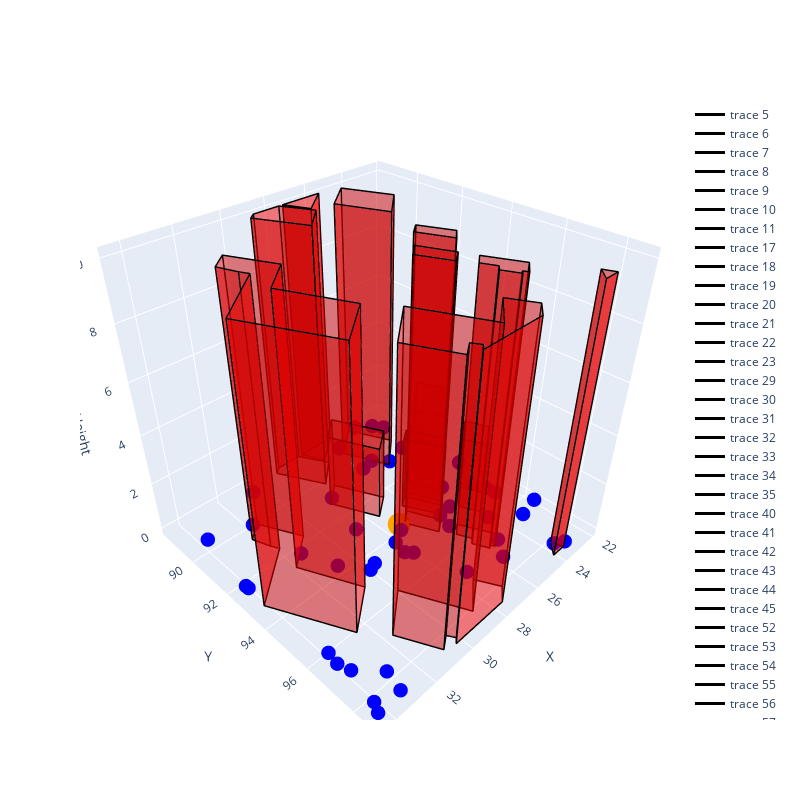

Notebook source saved alongside this figure:
### Code cell
# plot dp

initial_plot(delivary_locations=delivary_loc, obstacles=obstacles, dp=initial_dp)

### Figure 1 — Plotly figure (JSON) as saved in the notebook; plotly's stock layout.template omitted (floating-point values rounded to 4 significant figures)
{"data": [{"color": "red", "i": [0, 0], "j": [1, 2], "k": [2, 3], "opacity": 0.5, "type": "mesh3d", "x": [27.81, 28.74, 28.74, 27.81], "y": [90.75, 91.42, 91.42, 90.75], "z": [0, 0, 3, 3]}, {"color": "red", "i": [0, 0], "j": [1, 2], "k": [2, 3], "opacity": 0.5, "type": "mesh3d", "x": [28.74, 27.8, 27.8, 28.74], "y": [91.42, 93.15, 93.15, 91.42], "z": [0, 0, 3, 3]}, {"color": "red", "i": [0, 0], "j": [1, 2], "k": [2, 3], "opacity": 0.5, "type": "mesh3d", "x": [27.8, 26.81, 26.81, 27.8], "y": [93.15, 92.53, 92.53, 93.15], "z": [0, 0, 3, 3]}, {"color": "red", "i": [0, 0], "j": [1, 2], "k": [2, 3], "opacity": 0.5, "type": "mesh3d", "x": [26.81, 27.81, 27.81, 26.81], "y": [92.53, 90.75, 90.75, 92.53], "z": [0, 0, 3, 3]}, {"color": "red", "i": [0, 0], "j": [1, 2], "k": [2, 3], "opacity": 0.5, "type": "mesh3d", "x": [27.81, 27.81, 27.81, 27.81], "y": [90.75, 90.75, 90.75, 90.75], "z": [0, 0, 3, 3]}, {"line": {"color": "black", "width": 3}, "mode": "lines", "type": "scatter3d", "x": [27.81, 28.74, 27.8, 26.81, 27.81, 27.81], "y": [90.75, 91.42, 93.15, 92.53, 90.75, 90.75], "z": [3, 3, 3, 3, 3, 3]}, {"line": {"color": "black", "width": 3}, "mode": "lines", "type": "scatter3d", "x": [27.81, 28.74, 27.8, 26.81, 27.81, 27.81], "y": [90.75, 91.42, 93.15, 92.53, 90.75, 90.75], "z": [0, 0, 0, 0, 0, 0]}, {"line": {"color": "black", "width": 3}, "mode": "lines", "type": "scatter3d", "x": [27.81, 27.81, 28.74, 28.74, 27.81], "y": [90.75, 90.75, 91.42, 91.42, 90.75], "z": [0, 3, 3, 0, 0]}, {"line": {"color": "black", "width": 3}, "mode": "lines", "type": "scatter3d", "x": [28.74, 28.74, 27.8, 27.8, 28.74], "y": [91.42, 91.42, 93.15, 93.15, 91.42], "z": [0, 3, 3, 0, 0]}, {"line": {"color": "black", "width": 3}, "mode": "lines", "type": "scatter3d", "x": [27.8, 27.8, 26.81, 26.81, 27.8], "y": [93.15, 93.15, 92.53, 92.53, 93.15], "z": [0, 3, 3, 0, 0]}, {"line": {"color": "black", "width": 3}, "mode": "lines", "type": "scatter3d", "x": [26.81, 26.81, 27.81, 27.81, 26.81], "y": [92.53, 92.53, 90.75, 90.75, 92.53], "z": [0, 3, 3, 0, 0]}, {"line": {"color": "black", "width": 3}, "mode": "lines", "type": "scatter3d", "x": [27.81, 27.81, 27.81, 27.81, 27.81], "y": [90.75, 90.75, 90.75, 90.75, 90.75], "z": [0, 3, 3, 0, 0]}, {"color": "red", "i": [0, 0], "j": [1, 2], "k": [2, 3], "opacity": 0.5, "type": "mesh3d", "x": [23.11, 24.81, 24.81, 23.11], "y": [91.25, 92.4, 92.4, 91.25], "z": [0, 0, 3, 3]}, {"color": "red", "i": [0, 0], "j": [1, 2], "k": [2, 3], "opacity": 0.5, "type": "mesh3d", "x": [24.81, 24.21, 24.21, 24.81], "y": [92.4, 93.45, 93.45, 92.4], "z": [0, 0, 3, 3]}, {"color": "red", "i": [0, 0], "j": [1, 2], "k": [2, 3], "opacity": 0.5, "type": "mesh3d", "x": [24.21, 22.51, 22.51, 24.21], "y": [93.45, 92.35, 92.35, 93.45], "z": [0, 0, 3, 3]}, {"color": "red", "i": [0, 0], "j": [1, 2], "k": [2, 3], "opacity": 0.5, "type": "mesh3d", "x": [22.51, 23.11, 23.11, 22.51], "y": [92.35, 91.25, 91.25, 92.35], "z": [0, 0, 3, 3]}, {"color": "red", "i": [0, 0], "j": [1, 2], "k": [2, 3], "opacity": 0.5, "type": "mesh3d", "x": [23.11, 23.11, 23.11, 23.11], "y": [91.25, 91.25, 91.25, 91.25], "z": [0, 0, 3, 3]}, {"line": {"color": "black", "width": 3}, "mode": "lines", "type": "scatter3d", "x": [23.11, 24.81, 24.21, 22.51, 23.11, 23.11], "y": [91.25, 92.4, 93.45, 92.35, 91.25, 91.25], "z": [3, 3, 3, 3, 3, 3]}, {"line": {"color": "black", "width": 3}, "mode": "lines", "type": "scatter3d", "x": [23.11, 24.81, 24.21, 22.51, 23.11, 23.11], "y": [91.25, 92.4, 93.45, 92.35, 91.25, 91.25], "z": [0, 0, 0, 0, 0, 0]}, {"line": {"color": "black", "width": 3}, "mode": "lines", "type": "scatter3d", "x": [23.11, 23.11, 24.81, 24.81, 23.11], "y": [91.25, 91.25, 92.4, 92.4, 91.25], "z": [0, 3, 3, 0, 0]}, {"line": {"color": "black", "width": 3}, "mode": "lines", "type": "scatter3d", "x": [24.81, 24.81, 24.21, 24.21, 24.81], "y": [92.4, 92.4, 93.45, 93.45, 92.4], "z": [0, 3, 3, 0, 0]}, {"line": {"color": "black", "width": 3}, "mode": "lines", "type": "scatter3d", "x": [24.21, 24.21, 22.51, 22.51, 24.21], "y": [93.45, 93.45, 92.35, 92.35, 93.45], "z": [0, 3, 3, 0, 0]}, {"line": {"color": "black", "width": 3}, "mode": "lines", "type": "scatter3d", "x": [22.51, 22.51, 23.11, 23.11, 22.51], "y": [92.35, 92.35, 91.25, 91.25, 92.35], "z": [0, 3, 3, 0, 0]}, {"line": {"color": "black", "width": 3}, "mode": "lines", "type": "scatter3d", "x": [23.11, 23.11, 23.11, 23.11, 23.11], "y": [91.25, 91.25, 91.25, 91.25, 91.25], "z": [0, 3, 3, 0, 0]}, {"color": "red", "i": [0, 0], "j": [1, 2], "k": [2, 3], "opacity": 0.5, "type": "mesh3d", "x": [24.55, 25.96, 25.96, 24.55], "y": [88.6, 89.55, 89.55, 88.6], "z": [0, 0, 10, 10]}, {"color": "red", "i": [0, 0], "j": [1, 2], "k": [2, 3], "opacity": 0.5, "type": "mesh3d", "x": [25.96, 25.01, 25.01, 25.96], "y": [89.55, 91.35, 91.35, 89.55], "z": [0, 0, 10, 10]}, {"color": "red", "i": [0, 0], "j": [1, 2], "k": [2, 3], "opacity": 0.5, "type": "mesh3d", "x": [25.01, 23.61, 23.61, 25.01], "y": [91.35, 90.32, 90.32, 91.35], "z": [0, 0, 10, 10]}, {"color": "red", "i": [0, 0], "j": [1, 2], "k": [2, 3], "opacity": 0.5, "type": "mesh3d", "x": [23.61, 24.55, 24.55, 23.61], "y": [90.32, 88.6, 88.6, 90.32], "z": [0, 0, 10, 10]}, {"color": "red", "i": [0, 0], "j": [1, 2], "k": [2, 3], "opacity": 0.5, "type": "mesh3d", "x": [24.55, 24.55, 24.55, 24.55], "y": [88.6, 88.6, 88.6, 88.6], "z": [0, 0, 10, 10]}, {"line": {"color": "black", "width": 3}, "mode": "lines", "type": "scatter3d", "x": [24.55, 25.96, 25.01, 23.61, 24.55, 24.55], "y": [88.6, 89.55, 91.35, 90.32, 88.6, 88.6], "z": [10, 10, 10, 10, 10, 10]}, {"line": {"color": "black", "width": 3}, "mode": "lines", "type": "scatter3d", "x": [24.55, 25.96, 25.01, 23.61, 24.55, 24.55], "y": [88.6, 89.55, 91.35, 90.32, 88.6, 88.6], "z": [0, 0, 0, 0, 0, 0]}, {"line": {"color": "black", "width": 3}, "mode": "lines", "type": "scatter3d", "x": [24.55, 24.55, 25.96, 25.96, 24.55], "y": [88.6, 88.6, 89.55, 89.55, 88.6], "z": [0, 10, 10, 0, 0]}, {"line": {"color": "black", "width": 3}, "mode": "lines", "type": "scatter3d", "x": [25.96, 25.96, 25.01, 25.01, 25.96], "y": [89.55, 89.55, 91.35, 91.35, 89.55], "z": [0, 10, 10, 0, 0]}, {"line": {"color": "black", "width": 3}, "mode": "lines", "type": "scatter3d", "x": [25.01, 25.01, 23.61, 23.61, 25.01], "y": [91.35, 91.35, 90.32, 90.32, 91.35], "z": [0, 10, 10, 0, 0]}, {"line": {"color": "black", "width": 3}, "mode": "lines", "type": "scatter3d", "x": [23.61, 23.61, 24.55, 24.55, 23.61], "y": [90.32, 90.32, 88.6, 88.6, 90.32], "z": [0, 10, 10, 0, 0]}, {"line": {"color": "black", "width": 3}, "mode": "lines", "type": "scatter3d", "x": [24.55, 24.55, 24.55, 24.55, 24.55], "y": [88.6, 88.6, 88.6, 88.6, 88.6], "z": [0, 10, 10, 0, 0]}, {"color": "red", "i": [0, 0], "j": [1, 2], "k": [2, 3], "opacity": 0.5, "type": "mesh3d", "x": [25.6, 27.42, 27.42, 25.6], "y": [88.45, 88.45, 88.45, 88.45], "z": [0, 0, 10, 10]}, {"color": "red", "i": [0, 0], "j": [1, 2], "k": [2, 3], "opacity": 0.5, "type": "mesh3d", "x": [27.42, 26.92, 26.92, 27.42], "y": [88.45, 89.35, 89.35, 88.45], "z": [0, 0, 10, 10]}, {"color": "red", "i": [0, 0], "j": [1, 2], "k": [2, 3], "opacity": 0.5, "type": "mesh3d", "x": [26.92, 25.6, 25.6, 26.92], "y": [89.35, 88.45, 88.45, 89.35], "z": [0, 0, 10, 10]}, {"color": "red", "i": [0, 0], "j": [1, 2], "k": [2, 3], "opacity": 0.5, "type": "mesh3d", "x": [25.6, 25.6, 25.6, 25.6], "y": [88.45, 88.45, 88.45, 88.45], "z": [0, 0, 10, 10]}, {"line": {"color": "black", "width": 3}, "mode": "lines", "type": "scatter3d", "x": [25.6, 27.42, 26.92, 25.6, 25.6], "y": [88.45, 88.45, 89.35, 88.45, 88.45], "z": [10, 10, 10, 10, 10]}, {"line": {"color": "black", "width": 3}, "mode": "lines", "type": "scatter3d", "x": [25.6, 27.42, 26.92, 25.6, 25.6], "y": [88.45, 88.45, 89.35, 88.45, 88.45], "z": [0, 0, 0, 0, 0]}, {"line": {"color": "black", "width": 3}, "mode": "lines", "type": "scatter3d", "x": [25.6, 25.6, 27.42, 27.42, 25.6], "y": [88.45, 88.45, 88.45, 88.45, 88.45], "z": [0, 10, 10, 0, 0]}, {"line": {"color": "black", "width": 3}, "mode": "lines", "type": "scatter3d", "x": [27.42, 27.42, 26.92, 26.92, 27.42], "y": [88.45, 88.45, 89.35, 89.35, 88.45], "z": [0, 10, 10, 0, 0]}, {"line": {"color": "black", "width": 3}, "mode": "lines", "type": "scatter3d", "x": [26.92, 26.92, 25.6, 25.6, 26.92], "y": [89.35, 89.35, 88.45, 88.45, 89.35], "z": [0, 10, 10, 0, 0]}, {"line": {"color": "black", "width": 3}, "mode": "lines", "type": "scatter3d", "x": [25.6, 25.6, 25.6, 25.6, 25.6], "y": [88.45, 88.45, 88.45, 88.45, 88.45], "z": [0, 10, 10, 0, 0]}, {"color": "red", "i": [0, 0], "j": [1, 2], "k": [2, 3], "opacity": 0.5, "type": "mesh3d", "x": [27.61, 28.81, 28.81, 27.61], "y": [88.45, 88.45, 88.45, 88.45], "z": [0, 0, 10, 10]}, {"color": "red", "i": [0, 0], "j": [1, 2], "k": [2, 3], "opacity": 0.5, "type": "mesh3d", "x": [28.81, 29.12, 29.12, 28.81], "y": [88.45, 88.66, 88.66, 88.45], "z": [0, 0, 10, 10]}, {"color": "red", "i": [0, 0], "j": [1, 2], "k": [2, 3], "opacity": 0.5, "type": "mesh3d", "x": [29.12, 28.02, 28.02, 29.12], "y": [88.66, 90.45, 90.45, 88.66], "z": [0, 0, 10, 10]}, {"color": "red", "i": [0, 0], "j": [1, 2], "k": [2, 3], "opacity": 0.5, "type": "mesh3d", "x": [28.02, 26.9, 26.9, 28.02], "y": [90.45, 89.57, 89.57, 90.45], "z": [0, 0, 10, 10]}, {"color": "red", "i": [0, 0], "j": [1, 2], "k": [2, 3], "opacity": 0.5, "type": "mesh3d", "x": [26.9, 27.61, 27.61, 26.9], "y": [89.57, 88.45, 88.45, 89.57], "z": [0, 0, 10, 10]}, {"color": "red", "i": [0, 0], "j": [1, 2], "k": [2, 3], "opacity": 0.5, "type": "mesh3d", "x": [27.61, 27.61, 27.61, 27.61], "y": [88.45, 88.45, 88.45, 88.45], "z": [0, 0, 10, 10]}, {"line": {"color": "black", "width": 3}, "mode": "lines", "type": "scatter3d", "x": [27.61, 28.81, 29.12, 28.02, 26.9, 27.61, 27.61], "y": [88.45, 88.45, 88.66, 90.45, 89.57, 88.45, 88.45], "z": [10, 10, 10, 10, 10, 10, 10]}, {"line": {"color": "black", "width": 3}, "mode": "lines", "type": "scatter3d", "x": [27.61, 28.81, 29.12, 28.02, 26.9, 27.61, 27.61], "y": [88.45, 88.45, 88.66, 90.45, 89.57, 88.45, 88.45], "z": [0, 0, 0, 0, 0, 0, 0]}, {"line": {"color": "black", "width": 3}, "mode": "lines", "type": "scatter3d", "x": [27.61, 27.61, 28.81, 28.81, 27.61], "y": [88.45, 88.45, 88.45, 88.45, 88.45], "z": [0, 10, 10, 0, 0]}, {"line": {"color": "black", "width": 3}, "mode": "lines", "type": "scatter3d", "x": [28.81, 28.81, 29.12, 29.12, 28.81], "y": [88.45, 88.45, 88.66, 88.66, 88.45], "z": [0, 10, 10, 0, 0]}, {"line": {"color": "black", "width": 3}, "mode": "lines", "type": "scatter3d", "x": [29.12, 29.12, 28.02, 28.02, 29.12], "y": [88.66, 88.66, 90.45, 90.45, 88.66], "z": [0, 10, 10, 0, 0]}, {"line": {"color": "black", "width": 3}, "mode": "lines", "type": "scatter3d", "x": [28.02, 28.02, 26.9, 26.9, 28.02], "y": [90.45, 90.45, 89.57, 89.57, 90.45], "z": [0, 10, 10, 0, 0]}, {"line": {"color": "black", "width": 3}, "mode": "lines", "type": "scatter3d", "x": [26.9, 26.9, 27.61, 27.61, 26.9], "y": [89.57, 89.57, 88.45, 88.45, 89.57], "z": [0, 10, 10, 0, 0]}, {"line": {"color": "black", "width": 3}, "mode": "lines", "type": "scatter3d", "x": [27.61, 27.61, 27.61, 27.61, 27.61], "y": [88.45, 88.45, 88.45, 88.45, 88.45], "z": [0, 10, 10, 0, 0]}, {"color": "red", "i": [0, 0], "j": [1, 2], "k": [2, 3], "opacity": 0.5, "type": "mesh3d", "x": [25.33, 25.86, 25.86, 25.33], "y": [92.62, 92.95, 92.95, 92.62], "z": [0, 0, 10, 10]}, {"color": "red", "i": [0, 0], "j": [1, 2], "k": [2, 3], "opacity": 0.5, "type": "mesh3d", "x": [25.86, 25.21, 25.21, 25.86], "y": [92.95, 94.15, 94.15, 92.95], "z": [0, 0, 10, 10]}, {"color": "red", "i": [0, 0], "j": [1, 2], "k": [2, 3], "opacity": 0.5, "type": "mesh3d", "x": [25.21, 24.69, 24.69, 25.21], "y": [94.15, 93.78, 93.78, 94.15], "z": [0, 0, 10, 10]}, {"color": "red", "i": [0, 0], "j": [1, 2], "k": [2, 3], "opacity": 0.5, "type": "mesh3d", "x": [24.69, 25.33, 25.33, 24.69], "y": [93.78, 92.63, 92.63, 93.78], "z": [0, 0, 10, 10]}, {"color": "red", "i": [0, 0], "j": [1, 2], "k": [2, 3], "opacity": 0.5, "type": "mesh3d", "x": [25.33, 25.33, 25.33, 25.33], "y": [92.63, 92.62, 92.62, 92.63], "z": [0, 0, 10, 10]}, {"line": {"color": "black", "width": 3}, "mode": "lines", "type": "scatter3d", "x": [25.33, 25.86, 25.21, 24.69, 25.33, 25.33], "y": [92.62, 92.95, 94.15, 93.78, 92.63, 92.62], "z": [10, 10, 10, 10, 10, 10]}, {"line": {"color": "black", "width": 3}, "mode": "lines", "type": "scatter3d", "x": [25.33, 25.86, 25.21, 24.69, 25.33, 25.33], "y": [92.62, 92.95, 94.15, 93.78, 92.63, 92.62], "z": [0, 0, 0, 0, 0, 0]}, {"line": {"color": "black", "width": 3}, "mode": "lines", "type": "scatter3d", "x": [25.33, 25.33, 25.86, 25.86, 25.33], "y": [92.62, 92.62, 92.95, 92.95, 92.62], "z": [0, 10, 10, 0, 0]}, {"line": {"color": "black", "width": 3}, "mode": "lines", "type": "scatter3d", "x": [25.86, 25.86, 25.21, 25.21, 25.86], "y": [92.95, 92.95, 94.15, 94.15, 92.95], "z": [0, 10, 10, 0, 0]}, {"line": {"color": "black", "width": 3}, "mode": "lines", "type": "scatter3d", "x": [25.21, 25.21, 24.69, 24.69, 25.21], "y": [94.15, 94.15, 93.78, 93.78, 94.15], "z": [0, 10, 10, 0, 0]}, {"line": {"color": "black", "width": 3}, "mode": "lines", "type": "scatter3d", "x": [24.69, 24.69, 25.33, 25.33, 24.69], "y": [93.78, 93.78, 92.63, 92.63, 93.78], "z": [0, 10, 10, 0, 0]}, {"line": {"color": "black", "width": 3}, "mode": "lines", "type": "scatter3d", "x": [25.33, 25.33, 25.33, 25.33, 25.33], "y": [92.63, 92.63, 92.62, 92.62, 92.63], "z": [0, 10, 10, 0, 0]}, {"color": "red", "i": [0, 0], "j": [1, 2], "k": [2, 3], "opacity": 0.5, "type": "mesh3d", "x": [26.11, 26.62, 26.62, 26.11], "y": [93.05, 93.35, 93.35, 93.05], "z": [0, 0, 3, 3]}, {"color": "red", "i": [0, 0], "j": [1, 2], "k": [2, 3], "opacity": 0.5, "type": "mesh3d", "x": [26.62, 25.81, 25.81, 26.62], "y": [93.35, 94.65, 94.65, 93.35], "z": [0, 0, 3, 3]}, {"color": "red", "i": [0, 0], "j": [1, 2], "k": [2, 3], "opacity": 0.5, "type": "mesh3d", "x": [25.81, 25.39, 25.39, 25.81], "y": [94.65, 94.35, 94.35, 94.65], "z": [0, 0, 3, 3]}, {"color": "red", "i": [0, 0], "j": [1, 2], "k": [2, 3], "opacity": 0.5, "type": "mesh3d", "x": [25.39, 26.11, 26.11, 25.39], "y": [94.35, 93.05, 93.05, 94.35], "z": [0, 0, 3, 3]}, {"color": "red", "i": [0, 0], "j": [1, 2], "k": [2, 3], "opacity": 0.5, "type": "mesh3d", "x": [26.11, 26.11, 26.11, 26.11], "y": [93.05, 93.05, 93.05, 93.05], "z": [0, 0, 3, 3]}, {"line": {"color": "black", "width": 3}, "mode": "lines", "type": "scatter3d", "x": [26.11, 26.62, 25.81, 25.39, 26.11, 26.11], "y": [93.05, 93.35, 94.65, 94.35, 93.05, 93.05], "z": [3, 3, 3, 3, 3, 3]}, {"line": {"color": "black", "width": 3}, "mode": "lines", "type": "scatter3d", "x": [26.11, 26.62, 25.81, 25.39, 26.11, 26.11], "y": [93.05, 93.35, 94.65, 94.35, 93.05, 93.05], "z": [0, 0, 0, 0, 0, 0]}, {"line": {"color": "black", "width": 3}, "mode": "lines", "type": "scatter3d", "x": [26.11, 26.11, 26.62, 26.62, 26.11], "y": [93.05, 93.05, 93.35, 93.35, 93.05], "z": [0, 3, 3, 0, 0]}, {"line": {"color": "black", "width": 3}, "mode": "lines", "type": "scatter3d", "x": [26.62, 26.62, 25.81, 25.81, 26.62], "y": [93.35, 93.35, 94.65, 94.65, 93.35], "z": [0, 3, 3, 0, 0]}, {"line": {"color": "black", "width": 3}, "mode": "lines", "type": "scatter3d", "x": [25.81, 25.81, 25.39, 25.39, 25.81], "y": [94.65, 94.65, 94.35, 94.35, 94.65], "z": [0, 3, 3, 0, 0]}, {"line": {"color": "black", "width": 3}, "mode": "lines", "type": "scatter3d", "x": [25.39, 25.39, 26.11, 26.11, 25.39], "y": [94.35, 94.35, 93.05, 93.05, 94.35], "z": [0, 3, 3, 0, 0]}, {"line": {"color": "black", "width": 3}, "mode": "lines", "type": "scatter3d", "x": [26.11, 26.11, 26.11, 26.11, 26.11], "y": [93.05, 93.05, 93.05, 93.05, 93.05], "z": [0, 3, 3, 0, 0]}, {"color": "red", "i": [0, 0], "j": [1, 2], "k": [2, 3], "opacity": 0.5, "type": "mesh3d", "x": [26.72, 27.32, 27.32, 26.72], "y": [93.65, 94.05, 94.05, 93.65], "z": [0, 0, 10, 10]}, {"color": "red", "i": [0, 0], "j": [1, 2], "k": [2, 3], "opacity": 0.5, "type": "mesh3d", "x": [27.32, 26.69, 26.69, 27.32], "y": [94.05, 95.18, 95.18, 94.05], "z": [0, 0, 10, 10]}, {"color": "red", "i": [0, 0], "j": [1, 2], "k": [2, 3], "opacity": 0.5, "type": "mesh3d", "x": [26.69, 26.1, 26.1, 26.69], "y": [95.18, 94.83, 94.83, 95.18], "z": [0, 0, 10, 10]}, {"color": "red", "i": [0, 0], "j": [1, 2], "k": [2, 3], "opacity": 0.5, "type": "mesh3d", "x": [26.1, 26.72, 26.72, 26.1], "y": [94.83, 93.65, 93.65, 94.83], "z": [0, 0, 10, 10]}, {"color": "red", "i": [0, 0], "j": [1, 2], "k": [2, 3], "opacity": 0.5, "type": "mesh3d", "x": [26.72, 26.72, 26.72, 26.72], "y": [93.65, 93.65, 93.65, 93.65], "z": [0, 0, 10, 10]}, {"line": {"color": "black", "width": 3}, "mode": "lines", "type": "scatter3d", "x": [26.72, 27.32, 26.69, 26.1, 26.72, 26.72], "y": [93.65, 94.05, 95.18, 94.83, 93.65, 93.65], "z": [10, 10, 10, 10, 10, 10]}, {"line": {"color": "black", "width": 3}, "mode": "lines", "type": "scatter3d", "x": [26.72, 27.32, 26.69, 26.1, 26.72, 26.72], "y": [93.65, 94.05, 95.18, 94.83, 93.65, 93.65], "z": [0, 0, 0, 0, 0, 0]}, {"line": {"color": "black", "width": 3}, "mode": "lines", "type": "scatter3d", "x": [26.72, 26.72, 27.32, 27.32, 26.72], "y": [93.65, 93.65, 94.05, 94.05, 93.65], "z": [0, 10, 10, 0, 0]}, {"line": {"color": "black", "width": 3}, "mode": "lines", "type": "scatter3d", "x": [27.32, 27.32, 26.69, 26.69, 27.32], "y": [94.05, 94.05, 95.18, 95.18, 94.05], "z": [0, 10, 10, 0, 0]}, {"line": {"color": "black", "width": 3}, "mode": "lines", "type": "scatter3d", "x": [26.69, 26.69, 26.1, 26.1, 26.69], "y": [95.18, 95.18, 94.83, 94.83, 95.18], "z": [0, 10, 10, 0, 0]}, {"line": {"color": "black", "width": 3}, "mode": "lines", "type": "scatter3d", "x": [26.1, 26.1, 26.72, 26.72, 26.1], "y": [94.83, 94.83, 93.65, 93.65, 94.83], "z": [0, 10, 10, 0, 0]}, {"line": {"color": "black", "width": 3}, "mode": "lines", "type": "scatter3d", "x": [26.72, 26.72, 26.72, 26.72, 26.72], "y": [93.65, 93.65, 93.65, 93.65, 93.65], "z": [0, 10, 10, 0, 0]}, {"color": "red", "i": [0, 0], "j": [1, 2], "k": [2, 3], "opacity": 0.5, "type": "mesh3d", "x": [25.81, 26.29, 26.29, 25.81], "y": [95.4, 95.7, 95.7, 95.4], "z": [0, 0, 10, 10]}, {"color": "red", "i": [0, 0], "j": [1, 2], "k": [2, 3], "opacity": 0.5, "type": "mesh3d", "x": [26.29, 26.01, 26.01, 26.29], "y": [95.7, 96.2, 96.2, 95.7], "z": [0, 0, 10, 10]}, {"color": "red", "i": [0, 0], "j": [1, 2], "k": [2, 3], "opacity": 0.5, "type": "mesh3d", "x": [26.01, 26.25, 26.25, 26.01], "y": [96.2, 96.37, 96.37, 96.2], "z": [0, 0, 10, 10]}, {"color": "red", "i": [0, 0], "j": [1, 2], "k": [2, 3], "opacity": 0.5, "type": "mesh3d", "x": [26.25, 25.93, 25.93, 26.25], "y": [96.37, 96.94, 96.94, 96.37], "z": [0, 0, 10, 10]}, {"color": "red", "i": [0, 0], "j": [1, 2], "k": [2, 3], "opacity": 0.5, "type": "mesh3d", "x": [25.93, 25.8, 25.8, 25.93], "y": [96.94, 96.84, 96.84, 96.94], "z": [0, 0, 10, 10]}, {"color": "red", "i": [0, 0], "j": [1, 2], "k": [2, 3], "opacity": 0.5, "type": "mesh3d", "x": [25.8, 25.69, 25.69, 25.8], "y": [96.84, 97.01, 97.01, 96.84], "z": [0, 0, 10, 10]}, {"color": "red", "i": [0, 0], "j": [1, 2], "k": [2, 3], "opacity": 0.5, "type": "mesh3d", "x": [25.69, 25.11, 25.11, 25.69], "y": [97.01, 96.65, 96.65, 97.01], "z": [0, 0, 10, 10]}, {"color": "red", "i": [0, 0], "j": [1, 2], "k": [2, 3], "opacity": 0.5, "type": "mesh3d", "x": [25.11, 25.81, 25.81, 25.11], "y": [96.65, 95.4, 95.4, 96.65], "z": [0, 0, 10, 10]}, {"color": "red", "i": [0, 0], "j": [1, 2], "k": [2, 3], "opacity": 0.5, "type": "mesh3d", "x": [25.81, 25.81, 25.81, 25.81], "y": [95.4, 95.4, 95.4, 95.4], "z": [0, 0, 10, 10]}, {"line": {"color": "black", "width": 3}, "mode": "lines", "type": "scatter3d", "x": [25.81, 26.29, 26.01, 26.25, 25.93, 25.8, 25.69, 25.11, 25.81, 25.81], "y": [95.4, 95.7, 96.2, 96.37, 96.94, 96.84, 97.01, 96.65, 95.4, 95.4], "z": [10, 10, 10, 10, 10, 10, 10, 10, 10, 10]}, {"line": {"color": "black", "width": 3}, "mode": "lines", "type": "scatter3d", "x": [25.81, 26.29, 26.01, 26.25, 25.93, 25.8, 25.69, 25.11, 25.81, 25.81], "y": [95.4, 95.7, 96.2, 96.37, 96.94, 96.84, 97.01, 96.65, 95.4, 95.4], "z": [0, 0, 0, 0, 0, 0, 0, 0, 0, 0]}, {"line": {"color": "black", "width": 3}, "mode": "lines", "type": "scatter3d", "x": [25.81, 25.81, 26.29, 26.29, 25.81], "y": [95.4, 95.4, 95.7, 95.7, 95.4], "z": [0, 10, 10, 0, 0]}, {"line": {"color": "black", "width": 3}, "mode": "lines", "type": "scatter3d", "x": [26.29, 26.29, 26.01, 26.01, 26.29], "y": [95.7, 95.7, 96.2, 96.2, 95.7], "z": [0, 10, 10, 0, 0]}, {"line": {"color": "black", "width": 3}, "mode": "lines", "type": "scatter3d", "x": [26.01, 26.01, 26.25, 26.25, 26.01], "y": [96.2, 96.2, 96.37, 96.37, 96.2], "z": [0, 10, 10, 0, 0]}, {"line": {"color": "black", "width": 3}, "mode": "lines", "type": "scatter3d", "x": [26.25, 26.25, 25.93, 25.93, 26.25], "y": [96.37, 96.37, 96.94, 96.94, 96.37], "z": [0, 10, 10, 0, 0]}, {"line": {"color": "black", "width": 3}, "mode": "lines", "type": "scatter3d", "x": [25.93, 25.93, 25.8, 25.8, 25.93], "y": [96.94, 96.94, 96.84, 96.84, 96.94], "z": [0, 10, 10, 0, 0]}, {"line": {"color": "black", "width": 3}, "mode": "lines", "type": "scatter3d", "x": [25.8, 25.8, 25.69, 25.69, 25.8], "y": [96.84, 96.84, 97.01, 97.01, 96.84], "z": [0, 10, 10, 0, 0]}, {"line": {"color": "black", "width": 3}, "mode": "lines", "type": "scatter3d", "x": [25.69, 25.69, 25.11, 25.11, 25.69], "y": [97.01, 97.01, 96.65, 96.65, 97.01], "z": [0, 10, 10, 0, 0]}, {"line": {"color": "black", "width": 3}, "mode": "lines", "type": "scatter3d", "x": [25.11, 25.11, 25.81, 25.81, 25.11], "y": [96.65, 96.65, 95.4, 95.4, 96.65], "z": [0, 10, 10, 0, 0]}, {"line": {"color": "black", "width": 3}, "mode": "lines", "type": "scatter3d", "x": [25.81, 25.81, 25.81, 25.81, 25.81], "y": [95.4, 95.4, 95.4, 95.4, 95.4], "z": [0, 10, 10, 0, 0]}, {"color": "red", "i": [0, 0], "j": [1, 2], "k": [2, 3], "opacity": 0.5, "type": "mesh3d", "x": [23.9, 24.91, 24.91, 23.9], "y": [94.15, 94.81, 94.81, 94.15], "z": [0, 0, 3, 3]}, {"color": "red", "i": [0, 0], "j": [1, 2], "k": [2, 3], "opacity": 0.5, "type": "mesh3d", "x": [24.91, 24.48, 24.48, 24.91], "y": [94.81, 95.57, 95.57, 94.81], "z": [0, 0, 3, 3]}, {"color": "red", "i": [0, 0], "j": [1, 2], "k": [2, 3], "opacity": 0.5, "type": "mesh3d", "x": [24.48, 23.48, 23.48, 24.48], "y": [95.57, 94.95, 94.95, 95.57], "z": [0, 0, 3, 3]}, {"color": "red", "i": [0, 0], "j": [1, 2], "k": [2, 3], "opacity": 0.5, "type": "mesh3d", "x": [23.48, 23.9, 23.9, 23.48], "y": [94.95, 94.15, 94.15, 94.95], "z": [0, 0, 3, 3]}, {"color": "red", "i": [0, 0], "j": [1, 2], "k": [2, 3], "opacity": 0.5, "type": "mesh3d", "x": [23.9, 23.9, 23.9, 23.9], "y": [94.15, 94.15, 94.15, 94.15], "z": [0, 0, 3, 3]}, {"line": {"color": "black", "width": 3}, "mode": "lines", "type": "scatter3d", "x": [23.9, 24.91, 24.48, 23.48, 23.9, 23.9], "y": [94.15, 94.81, 95.57, 94.95, 94.15, 94.15], "z": [3, 3, 3, 3, 3, 3]}, {"line": {"color": "black", "width": 3}, "mode": "lines", "type": "scatter3d", "x": [23.9, 24.91, 24.48, 23.48, 23.9, 23.9], "y": [94.15, 94.81, 95.57, 94.95, 94.15, 94.15], "z": [0, 0, 0, 0, 0, 0]}, {"line": {"color": "black", "width": 3}, "mode": "lines", "type": "scatter3d", "x": [23.9, 23.9, 24.91, 24.91, 23.9], "y": [94.15, 94.15, 94.81, 94.81, 94.15], "z": [0, 3, 3, 0, 0]}, {"line": {"color": "black", "width": 3}, "mode": "lines", "type": "scatter3d", "x": [24.91, 24.91, 24.48, 24.48, 24.91], "y": [94.81, 94.81, 95.57, 95.57, 94.81], "z": [0, 3, 3, 0, 0]}, {"line": {"color": "black", "width": 3}, "mode": "lines", "type": "scatter3d", "x": [24.48, 24.48, 23.48, 23.48, 24.48], "y": [95.57, 95.57, 94.95, 94.95, 95.57], "z": [0, 3, 3, 0, 0]}, {"line": {"color": "black", "width": 3}, "mode": "lines", "type": "scatter3d", "x": [23.48, 23.48, 23.9, 23.9, 23.48], "y": [94.95, 94.95, 94.15, 94.15, 94.95], "z": [0, 3, 3, 0, 0]}, {"line": {"color": "black", "width": 3}, "mode": "lines", "type": "scatter3d", "x": [23.9, 23.9, 23.9, 23.9, 23.9], "y": [94.15, 94.15, 94.15, 94.15, 94.15], "z": [0, 3, 3, 0, 0]}, {"color": "red", "i": [0, 0], "j": [1, 2], "k": [2, 3], "opacity": 0.5, "type": "mesh3d", "x": [23.71, 23.91, 23.91, 23.71], "y": [98.67, 98.26, 98.26, 98.67], "z": [0, 0, 10, 10]}, {"color": "red", "i": [0, 0], "j": [1, 2], "k": [2, 3], "opacity": 0.5, "type": "mesh3d", "x": [23.91, 24.41, 24.41, 23.91], "y": [98.26, 98.67, 98.67, 98.26], "z": [0, 0, 10, 10]}, {"color": "red", "i": [0, 0], "j": [1, 2], "k": [2, 3], "opacity": 0.5, "type": "mesh3d", "x": [24.41, 23.71, 23.71, 24.41], "y": [98.67, 98.67, 98.67, 98.67], "z": [0, 0, 10, 10]}, {"color": "red", "i": [0, 0], "j": [1, 2], "k": [2, 3], "opacity": 0.5, "type": "mesh3d", "x": [23.71, 23.71, 23.71, 23.71], "y": [98.67, 98.67, 98.67, 98.67], "z": [0, 0, 10, 10]}, {"line": {"color": "black", "width": 3}, "mode": "lines", "type": "scatter3d", "x": [23.71, 23.91, 24.41, 23.71, 23.71], "y": [98.67, 98.26, 98.67, 98.67, 98.67], "z": [10, 10, 10, 10, 10]}, {"line": {"color": "black", "width": 3}, "mode": "lines", "type": "scatter3d", "x": [23.71, 23.91, 24.41, 23.71, 23.71], "y": [98.67, 98.26, 98.67, 98.67, 98.67], "z": [0, 0, 0, 0, 0]}, {"line": {"color": "black", "width": 3}, "mode": "lines", "type": "scatter3d", "x": [23.71, 23.71, 23.91, 23.91, 23.71], "y": [98.67, 98.67, 98.26, 98.26, 98.67], "z": [0, 10, 10, 0, 0]}, {"line": {"color": "black", "width": 3}, "mode": "lines", "type": "scatter3d", "x": [23.91, 23.91, 24.41, 24.41, 23.91], "y": [98.26, 98.26, 98.67, 98.67, 98.26], "z": [0, 10, 10, 0, 0]}, {"line": {"color": "black", "width": 3}, "mode": "lines", "type": "scatter3d", "x": [24.41, 24.41, 23.71, 23.71, 24.41], "y": [98.67, 98.67, 98.67, 98.67, 98.67], "z": [0, 10, 10, 0, 0]}, {"line": {"color": "black", "width": 3}, "mode": "lines", "type": "scatter3d", "x": [23.71, 23.71, 23.71, 23.71, 23.71], "y": [98.67, 98.67, 98.67, 98.67, 98.67], "z": [0, 10, 10, 0, 0]}, {"color": "red", "i": [0, 0], "j": [1, 2], "k": [2, 3], "opacity": 0.5, "type": "mesh3d", "x": [31.81, 32.51, 32.51, 31.81], "y": [90.35, 90.85, 90.85, 90.35], "z": [0, 0, 10, 10]}, {"color": "red", "i": [0, 0], "j": [1, 2], "k": [2, 3], "opacity": 0.5, "type": "mesh3d", "x": [32.51, 32.21, 32.21, 32.51], "y": [90.85, 91.55, 91.55, 90.85], "z": [0, 0, 10, 10]}, {"color": "red", "i": [0, 0], "j": [1, 2], "k": [2, 3], "opacity": 0.5, "type": "mesh3d", "x": [32.21, 32.03, 32.03, 32.21], "y": [91.55, 91.85, 91.85, 91.55], "z": [0, 0, 10, 10]}, {"color": "red", "i": [0, 0], "j": [1, 2], "k": [2, 3], "opacity": 0.5, "type": "mesh3d", "x": [32.03, 34.31, 34.31, 32.03], "y": [91.85, 93.45, 93.45, 91.85], "z": [0, 0, 10, 10]}, {"color": "red", "i": [0, 0], "j": [1, 2], "k": [2, 3], "opacity": 0.5, "type": "mesh3d", "x": [34.31, 32.69, 32.69, 34.31], "y": [93.45, 96.27, 96.27, 93.45], "z": [0, 0, 10, 10]}, {"color": "red", "i": [0, 0], "j": [1, 2], "k": [2, 3], "opacity": 0.5, "type": "mesh3d", "x": [32.69, 30.99, 30.99, 32.69], "y": [96.27, 95.15, 95.15, 96.27], "z": [0, 0, 10, 10]}, {"color": "red", "i": [0, 0], "j": [1, 2], "k": [2, 3], "opacity": 0.5, "type": "mesh3d", "x": [30.99, 32.21, 32.21, 30.99], "y": [95.15, 92.93, 92.93, 95.15], "z": [0, 0, 10, 10]}, {"color": "red", "i": [0, 0], "j": [1, 2], "k": [2, 3], "opacity": 0.5, "type": "mesh3d", "x": [32.21, 30.89, 30.89, 32.21], "y": [92.93, 91.97, 91.97, 92.93], "z": [0, 0, 10, 10]}, {"color": "red", "i": [0, 0], "j": [1, 2], "k": [2, 3], "opacity": 0.5, "type": "mesh3d", "x": [30.89, 31.81, 31.81, 30.89], "y": [91.97, 90.35, 90.35, 91.97], "z": [0, 0, 10, 10]}, {"color": "red", "i": [0, 0], "j": [1, 2], "k": [2, 3], "opacity": 0.5, "type": "mesh3d", "x": [31.81, 31.81, 31.81, 31.81], "y": [90.35, 90.35, 90.35, 90.35], "z": [0, 0, 10, 10]}, {"line": {"color": "black", "width": 3}, "mode": "lines", "type": "scatter3d", "x": [31.81, 32.51, 32.21, 32.03, 34.31, 32.69, 30.99, 32.21, 30.89, 31.81, 31.81], "y": [90.35, 90.85, 91.55, 91.85, 93.45, 96.27, 95.15, 92.93, 91.97, 90.35, 90.35], "z": [10, 10, 10, 10, 10, 10, 10, 10, 10, 10, 10]}, {"line": {"color": "black", "width": 3}, "mode": "lines", "type": "scatter3d", "x": [31.81, 32.51, 32.21, 32.03, 34.31, 32.69, 30.99, 32.21, 30.89, 31.81, 31.81], "y": [90.35, 90.85, 91.55, 91.85, 93.45, 96.27, 95.15, 92.93, 91.97, 90.35, 90.35], "z": [0, 0, 0, 0, 0, 0, 0, 0, 0, 0, 0]}, {"line": {"color": "black", "width": 3}, "mode": "lines", "type": "scatter3d", "x": [31.81, 31.81, 32.51, 32.51, 31.81], "y": [90.35, 90.35, 90.85, 90.85, 90.35], "z": [0, 10, 10, 0, 0]}, {"line": {"color": "black", "width": 3}, "mode": "lines", "type": "scatter3d", "x": [32.51, 32.51, 32.21, 32.21, 32.51], "y": [90.85, 90.85, 91.55, 91.55, 90.85], "z": [0, 10, 10, 0, 0]}, {"line": {"color": "black", "width": 3}, "mode": "lines", "type": "scatter3d", "x": [32.21, 32.21, 32.03, 32.03, 32.21], "y": [91.55, 91.55, 91.85, 91.85, 91.55], "z": [0, 10, 10, 0, 0]}, {"line": {"color": "black", "width": 3}, "mode": "lines", "type": "scatter3d", "x": [32.03, 32.03, 34.31, 34.31, 32.03], "y": [91.85, 91.85, 93.45, 93.45, 91.85], "z": [0, 10, 10, 0, 0]}, {"line": {"color": "black", "width": 3}, "mode": "lines", "type": "scatter3d", "x": [34.31, 34.31, 32.69, 32.69, 34.31], "y": [93.45, 93.45, 96.27, 96.27, 93.45], "z": [0, 10, 10, 0, 0]}, {"line": {"color": "black", "width": 3}, "mode": "lines", "type": "scatter3d", "x": [32.69, 32.69, 30.99, 30.99, 32.69], "y": [96.27, 96.27, 95.15, 95.15, 96.27], "z": [0, 10, 10, 0, 0]}, {"line": {"color": "black", "width": 3}, "mode": "lines", "type": "scatter3d", "x": [30.99, 30.99, 32.21, 32.21, 30.99], "y": [95.15, 95.15, 92.93, 92.93, 95.15], "z": [0, 10, 10, 0, 0]}, {"line": {"color": "black", "width": 3}, "mode": "lines", "type": "scatter3d", "x": [32.21, 32.21, 30.89, 30.89, 32.21], "y": [92.93, 92.93, 91.97, 91.97, 92.93], "z": [0, 10, 10, 0, 0]}, {"line": {"color": "black", "width": 3}, "mode": "lines", "type": "scatter3d", "x": [30.89, 30.89, 31.81, 31.81, 30.89], "y": [91.97, 91.97, 90.35, 90.35, 91.97], "z": [0, 10, 10, 0, 0]}, {"line": {"color": "black", "width": 3}, "mode": "lines", "type": "scatter3d", "x": [31.81, 31.81, 31.81, 31.81, 31.81], "y": [90.35, 90.35, 90.35, 90.35, 90.35], "z": [0, 10, 10, 0, 0]}, {"color": "red", "i": [0, 0], "j": [1, 2], "k": [2, 3], "opacity": 0.5, "type": "mesh3d", "x": [30.21, 31.85, 31.85, 30.21], "y": [96, 97.11, 97.11, 96], "z": [0, 0, 10, 10]}, {"color": "red", "i": [0, 0], "j": [1, 2], "k": [2, 3], "opacity": 0.5, "type": "mesh3d", "x": [31.85, 31.02, 31.02, 31.85], "y": [97.11, 98.55, 98.55, 97.11], "z": [0, 0, 10, 10]}, {"color": "red", "i": [0, 0], "j": [1, 2], "k": [2, 3], "opacity": 0.5, "type": "mesh3d", "x": [31.02, 30.5, 30.5, 31.02], "y": [98.55, 98.26, 98.26, 98.55], "z": [0, 0, 10, 10]}, {"color": "red", "i": [0, 0], "j": [1, 2], "k": [2, 3], "opacity": 0.5, "type": "mesh3d", "x": [30.5, 30.31, 30.31, 30.5], "y": [98.26, 98.53, 98.53, 98.26], "z": [0, 0, 10, 10]}, {"color": "red", "i": [0, 0], "j": [1, 2], "k": [2, 3], "opacity": 0.5, "type": "mesh3d", "x": [30.31, 30.51, 30.51, 30.31], "y": [98.53, 98.67, 98.67, 98.53], "z": [0, 0, 10, 10]}, {"color": "red", "i": [0, 0], "j": [1, 2], "k": [2, 3], "opacity": 0.5, "type": "mesh3d", "x": [30.51, 27.81, 27.81, 30.51], "y": [98.67, 98.67, 98.67, 98.67], "z": [0, 0, 10, 10]}, {"color": "red", "i": [0, 0], "j": [1, 2], "k": [2, 3], "opacity": 0.5, "type": "mesh3d", "x": [27.81, 27.21, 27.21, 27.81], "y": [98.67, 98.28, 98.28, 98.67], "z": [0, 0, 10, 10]}, {"color": "red", "i": [0, 0], "j": [1, 2], "k": [2, 3], "opacity": 0.5, "type": "mesh3d", "x": [27.21, 27.73, 27.73, 27.21], "y": [98.28, 97.43, 97.43, 98.28], "z": [0, 0, 10, 10]}, {"color": "red", "i": [0, 0], "j": [1, 2], "k": [2, 3], "opacity": 0.5, "type": "mesh3d", "x": [27.73, 28.95, 28.95, 27.73], "y": [97.43, 98.25, 98.25, 97.43], "z": [0, 0, 10, 10]}, {"color": "red", "i": [0, 0], "j": [1, 2], "k": [2, 3], "opacity": 0.5, "type": "mesh3d", "x": [28.95, 30.21, 30.21, 28.95], "y": [98.25, 96, 96, 98.25], "z": [0, 0, 10, 10]}, {"color": "red", "i": [0, 0], "j": [1, 2], "k": [2, 3], "opacity": 0.5, "type": "mesh3d", "x": [30.21, 30.21, 30.21, 30.21], "y": [96, 96, 96, 96], "z": [0, 0, 10, 10]}, {"line": {"color": "black", "width": 3}, "mode": "lines", "type": "scatter3d", "x": [30.21, 31.85, 31.02, 30.5, 30.31, 30.51, 27.81, 27.21, 27.73, 28.95, 30.21, 30.21], "y": [96, 97.11, 98.55, 98.26, 98.53, 98.67, 98.67, 98.28, 97.43, 98.25, 96, 96], "z": [10, 10, 10, 10, 10, 10, 10, 10, 10, 10, 10, 10]}, {"line": {"color": "black", "width": 3}, "mode": "lines", "type": "scatter3d", "x": [30.21, 31.85, 31.02, 30.5, 30.31, 30.51, 27.81, 27.21, 27.73, 28.95, 30.21, 30.21], "y": [96, 97.11, 98.55, 98.26, 98.53, 98.67, 98.67, 98.28, 97.43, 98.25, 96, 96], "z": [0, 0, 0, 0, 0, 0, 0, 0, 0, 0, 0, 0]}, {"line": {"color": "black", "width": 3}, "mode": "lines", "type": "scatter3d", "x": [30.21, 30.21, 31.85, 31.85, 30.21], "y": [96, 96, 97.11, 97.11, 96], "z": [0, 10, 10, 0, 0]}, {"line": {"color": "black", "width": 3}, "mode": "lines", "type": "scatter3d", "x": [31.85, 31.85, 31.02, 31.02, 31.85], "y": [97.11, 97.11, 98.55, 98.55, 97.11], "z": [0, 10, 10, 0, 0]}, {"line": {"color": "black", "width": 3}, "mode": "lines", "type": "scatter3d", "x": [31.02, 31.02, 30.5, 30.5, 31.02], "y": [98.55, 98.55, 98.26, 98.26, 98.55], "z": [0, 10, 10, 0, 0]}, {"line": {"color": "black", "width": 3}, "mode": "lines", "type": "scatter3d", "x": [30.5, 30.5, 30.31, 30.31, 30.5], "y": [98.26, 98.26, 98.53, 98.53, 98.26], "z": [0, 10, 10, 0, 0]}, {"line": {"color": "black", "width": 3}, "mode": "lines", "type": "scatter3d", "x": [30.31, 30.31, 30.51, 30.51, 30.31], "y": [98.53, 98.53, 98.67, 98.67, 98.53], "z": [0, 10, 10, 0, 0]}, {"line": {"color": "black", "width": 3}, "mode": "lines", "type": "scatter3d", "x": [30.51, 30.51, 27.81, 27.81, 30.51], "y": [98.67, 98.67, 98.67, 98.67, 98.67], "z": [0, 10, 10, 0, 0]}, {"line": {"color": "black", "width": 3}, "mode": "lines", "type": "scatter3d", "x": [27.81, 27.81, 27.21, 27.21, 27.81], "y": [98.67, 98.67, 98.28, 98.28, 98.67], "z": [0, 10, 10, 0, 0]}, {"line": {"color": "black", "width": 3}, "mode": "lines", "type": "scatter3d", "x": [27.21, 27.21, 27.73, 27.73, 27.21], "y": [98.28, 98.28, 97.43, 97.43, 98.28], "z": [0, 10, 10, 0, 0]}, {"line": {"color": "black", "width": 3}, "mode": "lines", "type": "scatter3d", "x": [27.73, 27.73, 28.95, 28.95, 27.73], "y": [97.43, 97.43, 98.25, 98.25, 97.43], "z": [0, 10, 10, 0, 0]}, {"line": {"color": "black", "width": 3}, "mode": "lines", "type": "scatter3d", "x": [28.95, 28.95, 30.21, 30.21, 28.95], "y": [98.25, 98.25, 96, 96, 98.25], "z": [0, 10, 10, 0, 0]}, {"line": {"color": "black", "width": 3}, "mode": "lines", "type": "scatter3d", "x": [30.21, 30.21, 30.21, 30.21, 30.21], "y": [96, 96, 96, 96, 96], "z": [0, 10, 10, 0, 0]}, {"marker": {"color": "blue", "size": 5}, "mode": "markers", "type": "scatter3d", "x": [27.75, 28.43, 24.47, 23.32, 30.7, 34.23, 30.21, 24.14, 22.58, 27.6, 28.56, 28.33, 34.42, 26.07, 25.75, 31.59, 33.94, 22.22, 34.21, 23.1, 34.01, 23.65, 23.45, 31.97, 29.06, 24.54, 24.82, 34.09, 25.93, 24.79, 23.44, 25.84, 23.31, 25.18, 29.85, 23.86, 28.46, 34.22, 23.07, 25.39, 25.91, 26.12, 33.29, 33.09, 25.31, 23.31, 23.13, 33.82, 30.99, 22.22], "y": [94.17, 94.45, 93.68, 96.72, 88.88, 98.31, 94.74, 88.6, 93.19, 97.06, 94.99, 95.22, 98.63, 90.8, 89.17, 92.54, 97.11, 90.59, 92.51, 94.88, 96.2, 90.97, 89.06, 90.27, 93.02, 95.93, 91.21, 96.66, 97.49, 92.48, 98.56, 89.2, 94.41, 94.6, 94.63, 98.35, 91.2, 92.38, 95.29, 90.68, 94.65, 95.24, 98.58, 97.87, 96.87, 94.4, 89.46, 89.75, 93.84, 96.56], "z": [0, 0, 0, 0, 0, 0, 0, 0, 0, 0, 0, 0, 0, 0, 0, 0, 0, 0, 0, 0, 0, 0, 0, 0, 0, 0, 0, 0, 0, 0, 0, 0, 0, 0, 0, 0, 0, 0, 0, 0, 0, 0, 0, 0, 0, 0, 0, 0, 0, 0]}, {"marker": {"color": "orange", "size": 8}, "mode": "markers", "type": "scatter3d", "x": [27.55], "y": [93.92], "z": [0]}], "layout": {"height": 800, "scene": {"aspectmode": "cube", "xaxis": {"title": {"text": "X"}}, "yaxis": {"title": {"text": "Y"}}, "zaxis": {"title": {"text": "Height"}}}, "width": 800}}
